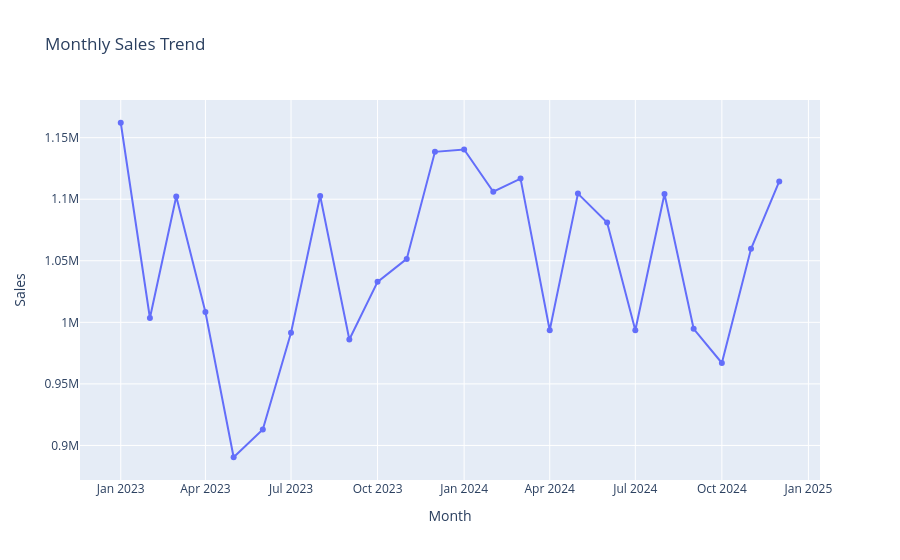

The notebook cell saved with this chart:
### Code cell
# Monthly sales trend

import plotly.express as px

monthly_sales = (
    df.groupby("Month", as_index=False)["Sales"]
      .sum()
      .sort_values("Month")
)

fig = px.line(
    monthly_sales,
    x="Month",
    y="Sales",
    title="Monthly Sales Trend",
    markers=True
)

fig.show()

### Figure 1 — Plotly figure (JSON) as saved in the notebook; plotly's stock layout.template omitted (floating-point values rounded to 4 significant figures)
{"data": [{"hovertemplate": "Month=%{x}<br>Sales=%{y}<extra></extra>", "legendgroup": "", "line": {"color": "#636efa", "dash": "solid"}, "marker": {"symbol": "circle"}, "mode": "lines+markers", "name": "", "orientation": "v", "showlegend": false, "type": "scatter", "x": ["2023-01", "2023-02", "2023-03", "2023-04", "2023-05", "2023-06", "2023-07", "2023-08", "2023-09", "2023-10", "2023-11", "2023-12", "2024-01", "2024-02", "2024-03", "2024-04", "2024-05", "2024-06", "2024-07", "2024-08", "2024-09", "2024-10", "2024-11", "2024-12"], "xaxis": "x", "y": [1162000.0, 1004000.0, 1102000.0, 1008000.0, 890400.0, 913000.0, 991500.0, 1103000.0, 986100.0, 1033000.0, 1052000.0, 1139000.0, 1140000.0, 1106000.0, 1117000.0, 993500.0, 1105000.0, 1081000.0, 993600.0, 1104000.0, 994800.0, 967000.0, 1060000.0, 1114000.0], "yaxis": "y"}], "layout": {"legend": {"tracegroupgap": 0}, "title": {"text": "Monthly Sales Trend"}, "xaxis": {"anchor": "y", "domain": [0, 1], "title": {"text": "Month"}}, "yaxis": {"anchor": "x", "domain": [0, 1], "title": {"text": "Sales"}}}}
